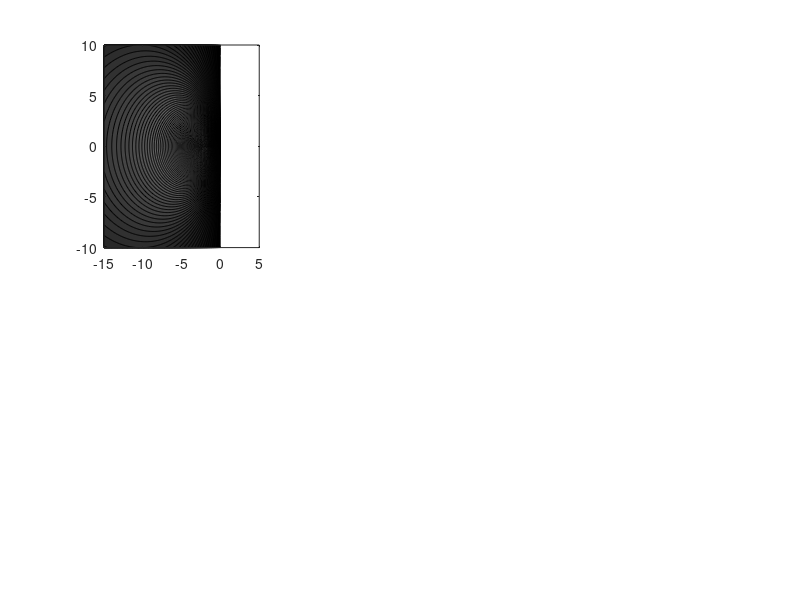

Recreate this plot in MATLAB. (Note: this script raises an error after producing the figure.)
% STABILITY REGIONS OF RATIONAL APPROXIMATION METHODS

%domain in a complex plane
sp = -15:0.1:5;
wp = -10:0.1:10;
[ss, ww] = meshgrid(sp,wp);

N = length(sp);
Rh = zeros(N,N,6);
%doulbe loop through the complex plane
for i = 1:N
    for j = 1:N
        s = ss(i,j);
        w = ww(i,j);
        
        z = s + 1i*w; % z - is the stability function parameter
        
        %RA methods stability regions, order 2-7
        Rh(i,j,1) = abs(1 + (z)/(1 - 0.5*z));
        Rh(i,j,2) = abs(1 + (z - 0.25*z^3 + 1/3*z^3)/(1 - 0.5*z + 1/6*z^2 ));
        Rh(i,j,3) = abs(1 + (z - 0.25*z^3 + 1/3*z^3)/(1 - 0.5*z + 1/6*z^2 - 1/24*z^3));
        Rh(i,j,4) = abs((1 + 0.5*z + 1/6*z^2 + 1/24*z^3 + 1/120*z^4 + 1/360*z^5)/(1 - 0.5*z + 1/6*z^2 - 1/24*z^3 + 1/120*z^4));
        Rh(i,j,5) = abs((1 + 0.5*z + 1/6*z^2 + 1/24*z^3 + 1/120*z^4 + 1/720*z^5)/(1 - 0.5*z + 1/6*z^2 - 1/24*z^3 + 1/120*z^4 - 1/720*z^5));
        Rh(i,j,6) = abs((1 + 0.5*z + 1/6*z^2 + 1/24*z^3 + 1/120*z^4 + 1/720*z^5 + 1/5040*z^6 + 2/40320*z^7)/(1 - 0.5*z + 1/6*z^2 - 1/24*z^3 + 1/120*z^4 - 1/720*z^5 + 1/5040*z^6));
    end
end

figure(1);
for i = 1:6 %loop through stability regions
    
    subplot(2,3,i);
    [c, hc] = contourf(ss,ww,1 - Rh(:,:,i),[1 0:0.01:1]); % filled shapes: lightest = 0, darkest = 1
    colormap('gray');
    set(hc,'edgecolor','none');

    %set description elements on the plot
    xlabel('$Re$','interpreter','latex');
    ylabel('$Im$','interpreter','latex');
    title(['$p = ',num2str(i+1),'$'],'interpreter','latex');
    set(gca,'ticklabelinterpreter','latex');
    axis equal
end